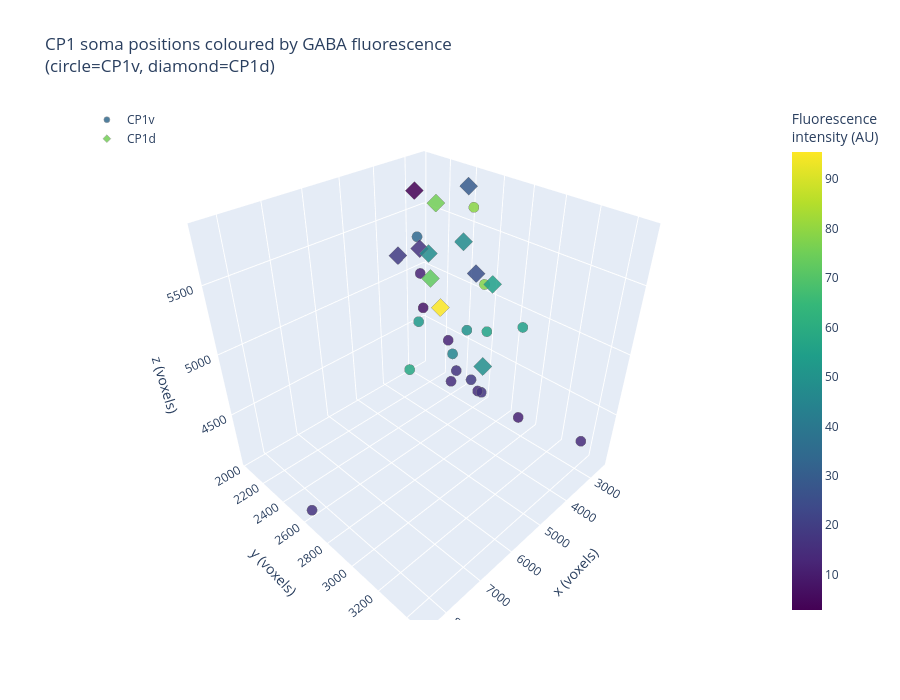

Notebook code cell kept with this figure:
### Code cell
import plotly.graph_objects as go

fig = go.Figure()

marker_symbols = {CP1V_ANNOT: "circle", CP1D_ANNOT: "diamond"}

for name, symbol in marker_symbols.items():
    group = cp1_df[cp1_df["hemilineage"] == name]
    fig.add_trace(go.Scatter3d(
        x=group["x_raw"],
        y=group["y_raw"],
        z=group["z_raw"],
        mode="markers",
        name=name,
        text=group["skid"].astype(str),
        hovertemplate="skid: %{text}<br>fluor: %{marker.color:.2f} AU<extra></extra>",
        marker=dict(
            symbol=symbol,
            size=6,
            color=group["fluorescence"],
            colorscale="Viridis",
            cmin=cp1_df["fluorescence"].min(),
            cmax=cp1_df["fluorescence"].max(),
            colorbar=dict(title="Fluorescence<br>intensity (AU)") if name == CP1V_ANNOT else None,
            opacity=0.85,
            line=dict(color="grey", width=0.5),
        )
    ))

fig.update_layout(
    title="CP1 soma positions coloured by GABA fluorescence<br>(circle=CP1v, diamond=CP1d)",
    scene=dict(
        xaxis_title="x (voxels)",
        yaxis_title="y (voxels)",
        zaxis_title="z (voxels)",
    ),
    width=900,
    height=700,
    legend=dict(x=0.01, y=0.99),
)

fig.write_html(os.path.join(BASE_PATH, "CP1_3D_fluorescence.html"))
fig.show()

### Figure 1 — Plotly figure (JSON) as saved in the notebook; plotly's stock layout.template omitted (floating-point values rounded to 4 significant figures)
{"data": [{"hovertemplate": "skid: %{text}<br>fluor: %{marker.color:.2f} AU<extra></extra>", "marker": {"cmax": 95.48, "cmin": 2.84, "color": [33.92, 18.64, 79.04, 53.0, 55.12, 56.2, 58.0, 14.96, 78.0, 16.92, 44.96, 15.16, 17.04, 11.84, 12.2, 49.76, 14.24, 16.52, 12.08, 8.16], "colorbar": {"title": {"text": "Fluorescence<br>intensity (AU)"}}, "colorscale": [[0, "#440154"], [0.1111, "#482878"], [0.2222, "#3e4989"], [0.3333, "#31688e"], [0.4444, "#26828e"], [0.5556, "#1f9e89"], [0.6667, "#35b779"], [0.7778, "#6ece58"], [0.8889, "#b5de2b"], [1, "#fde725"]], "line": {"color": "grey", "width": 0.5}, "opacity": 0.85, "size": 6, "symbol": "circle"}, "mode": "markers", "name": "CP1v", "text": ["20638", "16657", "20896", "13137", "255273", "255463", "296632", "296636", "296640", "296644", "296648", "296652", "296656", "296660", "296669", "296678", "296693", "14355", "14471", "14478"], "type": "scatter3d", "x": [3346.0, 2965.0, 3313.0, 3230.0, 3310.0, 3376.0, 3175.0, 3234.0, 3483.0, 2737.0, 3245.0, 3357.0, 3570.0, 3555.0, 2543.0, 3215.0, 3482.0, 8413.0, 2913.0, 2795.0], "y": [2166.0, 2564.0, 2591.0, 2146.0, 2981.0, 2747.0, 2039.0, 2678.0, 2728.0, 2384.0, 2457.0, 2476.0, 2773.0, 3057.0, 2260.0, 2562.0, 3466.0, 2616.0, 2085.0, 2081.0], "z": [5386.0, 4283.0, 5752.0, 4636.0, 5047.0, 4893.0, 4084.0, 4290.0, 5273.0, 4224.0, 4510.0, 4272.0, 4398.0, 4360.0, 4426.0, 4782.0, 4441.0, 4116.0, 5005.0, 4677.0]}, {"hovertemplate": "skid: %{text}<br>fluor: %{marker.color:.2f} AU<extra></extra>", "marker": {"cmax": 95.48, "cmin": 2.84, "color": [75.56, 29.28, 25.6, 19.0, 55.2, 47.2, 95.48, 72.48, 16.64, 48.16, 48.84, 2.84], "colorscale": [[0, "#440154"], [0.1111, "#482878"], [0.2222, "#3e4989"], [0.3333, "#31688e"], [0.4444, "#26828e"], [0.5556, "#1f9e89"], [0.6667, "#35b779"], [0.7778, "#6ece58"], [0.8889, "#b5de2b"], [1, "#fde725"]], "line": {"color": "grey", "width": 0.5}, "opacity": 0.85, "size": 6, "symbol": "diamond"}, "mode": "markers", "name": "CP1d", "text": ["20583", "20593", "20608", "20614", "20626", "20632", "20662", "20672", "20692", "20706", "492851", "14763"], "type": "scatter3d", "x": [3093.0, 3019.0, 3121.0, 3615.0, 2819.0, 3212.0, 3374.0, 3174.0, 3132.0, 3703.0, 3304.0, 2884.0], "y": [2259.0, 2485.0, 2590.0, 2064.0, 2657.0, 2505.0, 2373.0, 2238.0, 2134.0, 2348.0, 2719.0, 2029.0], "z": [5651.0, 5837.0, 5253.0, 5221.0, 5164.0, 5468.0, 4899.0, 5059.0, 5258.0, 5364.0, 4561.0, 5652.0]}], "layout": {"height": 700, "legend": {"x": 0.01, "y": 0.99}, "scene": {"xaxis": {"title": {"text": "x (voxels)"}}, "yaxis": {"title": {"text": "y (voxels)"}}, "zaxis": {"title": {"text": "z (voxels)"}}}, "title": {"text": "CP1 soma positions coloured by GABA fluorescence<br>(circle=CP1v, diamond=CP1d)"}, "width": 900}}
